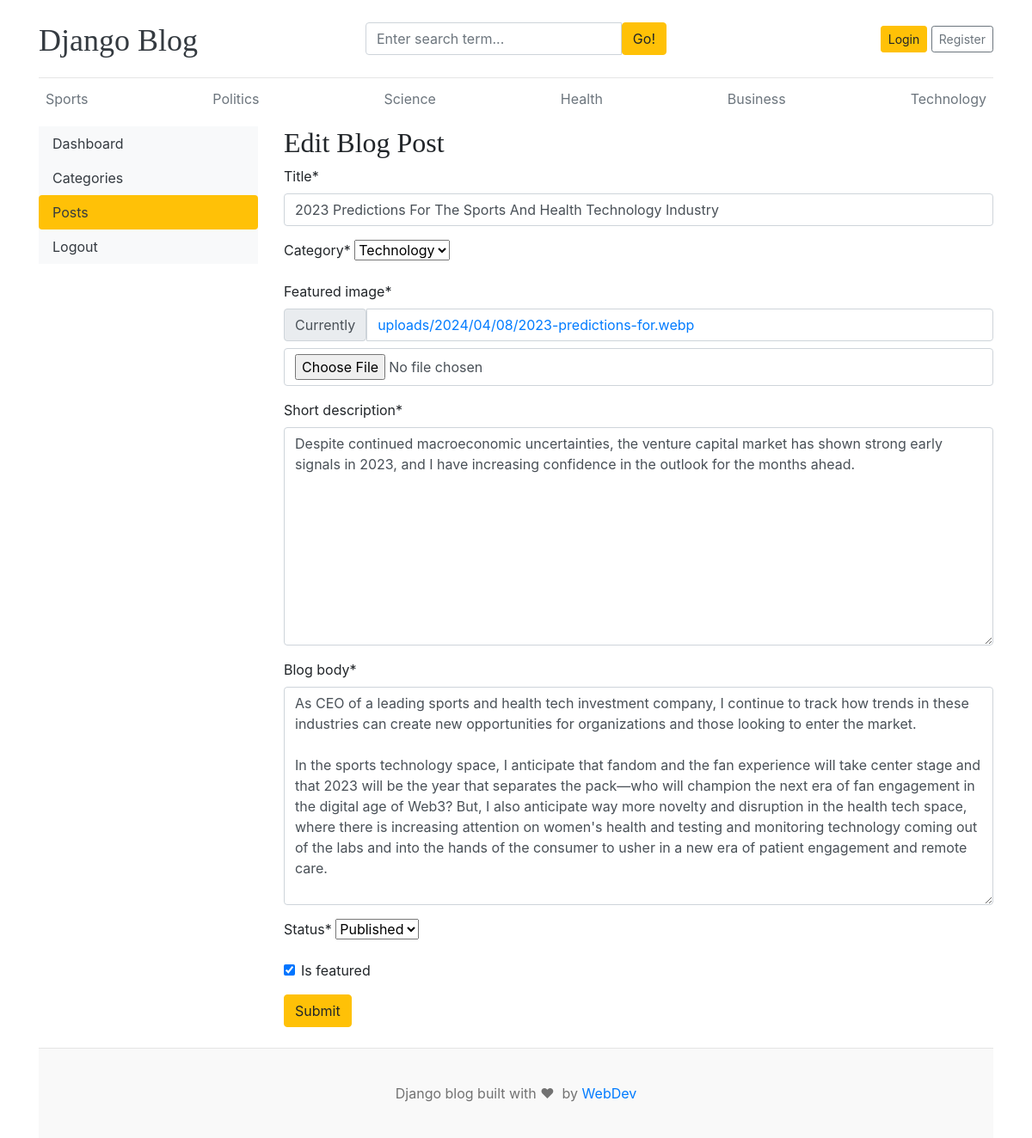
Screenshot of /dashboard/posts/edit/3/ with the database file from the repository.
### blogs/models.py (models this page shows, shortened)
class Category(models.Model):
  category_name = models.CharField(max_length=50, unique=True)
  created_at = models.DateTimeField(auto_now_add=True)
  updated_at = models.DateTimeField(auto_now=True)
  class Meta:
    verbose_name_plural = 'categories'
  def __str__(self):
      return self.category_name

class Blog(models.Model):
    title = models.CharField(max_length=100)
    slug = models.SlugField(max_length=150, unique=True, blank=True)
    category = models.ForeignKey(Category, on_delete=models.CASCADE)
    author = models.ForeignKey(User, on_delete=models.CASCADE)
    featured_image = models.ImageField(upload_to='uploads/%Y/%m/%d')
    short_description = models.TextField(max_length=500)
    blog_body = models.TextField(max_length=2000)
    status = models.CharField(max_length=20, choices=STATUS_CHOICES, default="Draft")
    is_featured = models.BooleanField(default=False)
    created_at = models.DateTimeField(auto_now_add=True)
    updated_at = models.DateTimeField(auto_now=True)

### dashboards/views.py (the view, shortened to what this page needs)
# urls.py: path('posts/edit/<int:pk>/', views.edit_post, name='edit_post'),
def edit_post(request, pk):
    post = get_object_or_404(Blog, pk=pk)
    form = BlogPostForm(instance=post)
    context = {
        'form': form,
        'post': post
    }
    return render(request, 'dashboard/edit_post.html', context)

### dashboards/forms.py
class BlogPostForm(forms.ModelForm):
    class Meta:
        model = Blog
        fields = ('title', 'category', 'featured_image', 'short_description', 'blog_body', 'status', 'is_featured')

### blogs/context_processors.py (called while the page is built)
def get_categories(request):
    categories = Category.objects.all()
    return dict(categories=categories)

def get_social_links(request):
    social_links = SocialLink.objects.all()
    return dict(social_links=social_links)

### templates/dashboard/edit_post.html (shortened to what this page needs)
{% extends 'base.html' %}
{% block content %}
{% load crispy_forms_tags %}
<div class="row">
    {% include 'dashboard/sidebar.html' %}
    <div class="col-md-9">
        <h2>Edit Blog Post</h2>
        <form action="{% url 'edit_post' post.id %}" method="POST" enctype="multipart/form-data">
            {{ form | crispy }}
            <button type="submit" class="btn btn-warning">Submit</button>
        </form>
        <br>
    </div>
</div>
{% endblock %}

### templates/base.html (shortened to what this page needs)
{% load static %}
<!DOCTYPE html>
<html lang="en">
  <head>
    <link href="https://getbootstrap.com/docs/4.0/dist/css/bootstrap.min.css" rel="stylesheet">
    <link href="{% static 'css/blog.css' %}" rel="stylesheet">
    <link rel="stylesheet" href="https://cdnjs.cloudflare.com/ajax/libs/font-awesome/4.7.0/css/font-awesome.min.css">
  </head>
<body>
    <div class="container">
      <header class="blog-header py-3">
        <div class="row flex-nowrap justify-content-between align-items-center">
          <div class="col-4 pt-1">
            <a class="blog-header-logo text-dark" href="/">Django Blog</a>
          </div>
          <div class="col-4">
            <form action="{% url 'search' %}" method="GET">
              <div class="input-group">
                <input class="form-control" type="text" name="keyword" value="{{ keyword }}" placeholder="Enter search term..." aria-label="Enter search term..." aria-describedby="button-search" />
                <button type="submit" class="btn btn-warning" id="button-search" type="button">Go!</button>
            </div>
            </form>
          </div>
          <div class="col-4 d-flex justify-content-end align-items-center">
            {% if not user.is_authenticated %}
            <a class="btn btn-sm btn-warning" href="{% url 'login' %}">Login</a> &nbsp;
            <a class="btn btn-sm btn-outline-secondary" href="{% url 'register' %}">Register</a>
            {% else %}
            <span><a href="{% url "dashboard" %}">Dashboard</a></span>
            &emsp;
            <span><a href="{% url 'logout' %}">Logout</a></span>
            {% endif %}
          </div>
        </div>
      </header>
      <div class="nav-scroller py-1 mb-2">
        <nav class="nav d-flex justify-content-between">
          {% for cat in categories %}
          <a class="p-2 text-muted" href="{% url 'posts_by_category' cat.id %}">{{ cat.category_name }}</a>
          {% endfor %}
        </nav>
      </div>
{% block content %}
{% endblock content %}
<footer class="blog-footer">
  <p>Django blog built with &#x2764; &#xfe0f; by <a href="#">WebDev</a></p>
</footer>
</body>
</html>

### blog_main/static/css/blog.css (style rules this page uses)
.blog-header { border-bottom: 1px solid #e5e5e5; }
.blog-header-logo { font-family: "Playfair Display", Georgia, "Times New Roman", serif; font-size: 2.25rem; }
h1, h2, h3, h4, h5, h6 { font-family: "Playfair Display", Georgia, "Times New Roman", serif; }
.blog-footer { padding: 2.5rem 0; color: #727272; text-align: center; background-color: #f9f9f9; border-top: .05rem solid #e5e5e5; }
.blog-footer p:last-child { margin-bottom: 0; }

### rows the page displays
Category: category_name "Sports"
Category: category_name "Politics"
Category: category_name "Science"
Category: category_name "Health"
Category: category_name "Business"
Category: category_name "Technology"
Blog: title "2023 Predictions For The Sports And Health Technology Industry", category "Technology", short_description "Despite continued macroeconomic uncertainties, the venture capital market has shown strong early signals in 2023, and I have increasing confidence in the outlook for the months ahead.", blog_body "As CEO of a leading sports and health tech investment company, I continue to track how trends in these industries can create new opportunities for organizations and those looking to enter the market. In the sports technology space, I anticipate that fandom and the fan experience will take center stage and that 2023 will be the year that separates the pack—who will champion the next era of fan engagement in the digital age of Web3? But, I also anticipate way more novelty and disruption in the health tech space, where there is increasing attention on women's health and testing and monitoring technology coming out of the labs and into the hands of the consumer to usher in a new era of patient…", status "Published", is_featured "☑"
